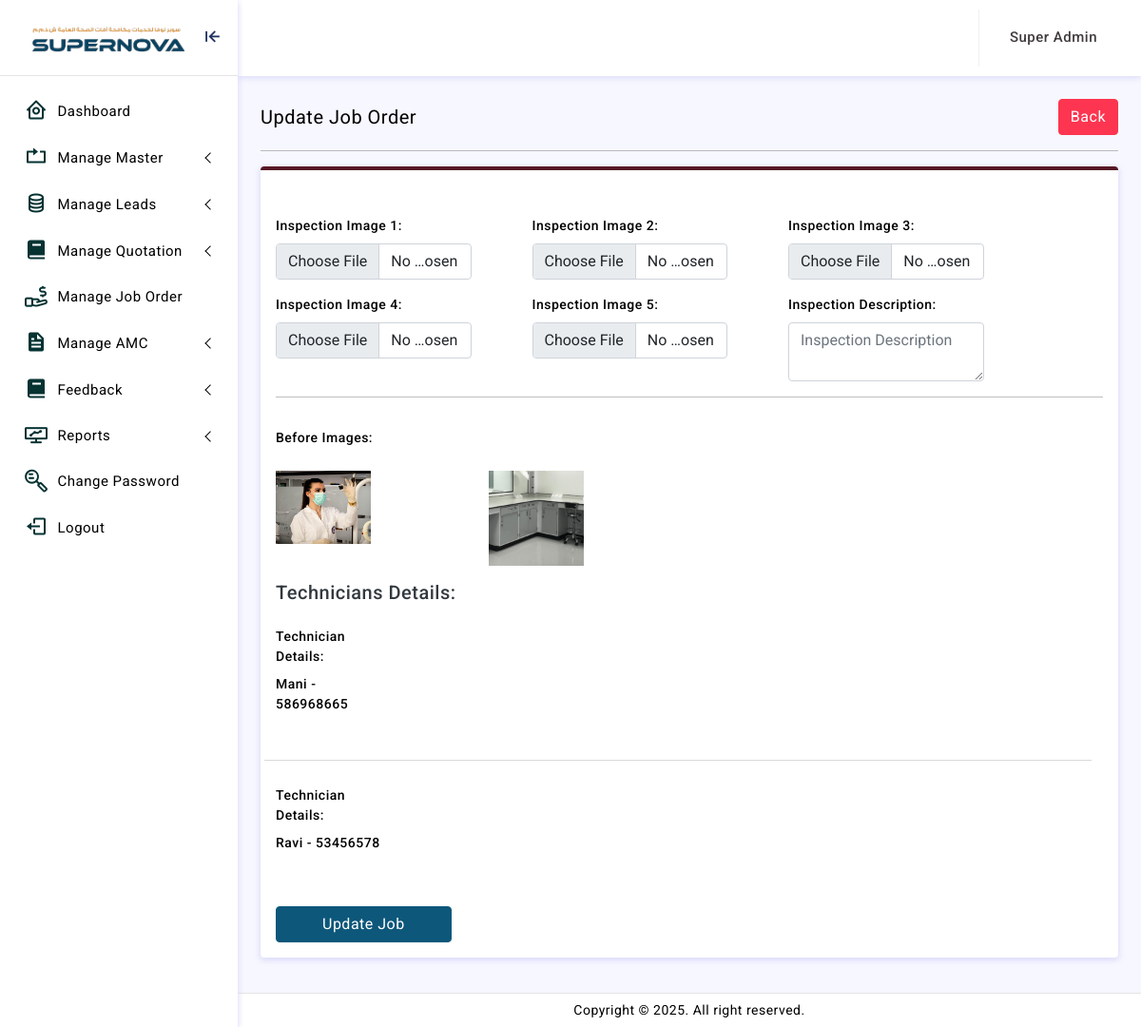
Screenshot of /adminln/supervisor-edit-job.php?id=4 (signed in) with the database file from the repository.
### tables this page shows
CREATE TABLE `job_order_details` (
  `id` int(11) NOT NULL,
  `job_order_id` int(11) NOT NULL,
  `inspection_image1` varchar(255) NOT NULL,
  `inspection_image2` varchar(255) NOT NULL,
  `inspection_image3` varchar(255) NOT NULL,
  `inspection_image4` varchar(255) NOT NULL,
  `inspection_image5` varchar(255) NOT NULL,
  `inspection_description` text NOT NULL,
  `before_image1` varchar(255) NOT NULL,
  `before_image2` varchar(255) NOT NULL,
  `before_image3` varchar(255) NOT NULL,
  `before_image4` varchar(255) NOT NULL,
  `before_image5` varchar(255) NOT NULL,
  `service_image1` varchar(255) NOT NULL,
  `service_image2` varchar(255) NOT NULL,
  `service_image3` varchar(255) NOT NULL,
  `service_image4` varchar(255) NOT NULL,
  `service_image5` varchar(255) NOT NULL,
  `after_image1` varchar(255) NOT NULL,
  `after_image2` varchar(255) NOT NULL,
  `after_image3` varchar(255) NOT NULL,
  `after_image4` varchar(255) NOT NULL,
  `after_image5` varchar(255) NOT NULL
);

CREATE TABLE `technician_log` (
  `id` int(11) NOT NULL,
  `job_order_id` int(11) NOT NULL,
  `supervisor_id` int(11) NOT NULL,
  `technician_id` int(11) NOT NULL,
  `technician_name` varchar(255) NOT NULL,
  `technician_mobile` int(11) NOT NULL,
  `clock_in_time` varchar(150) NOT NULL,
  `clock_out_time` varchar(150) NOT NULL,
  `created_datetime` datetime NOT NULL
);

### adminln/supervisor-edit-job.php (the view, shortened to what this page needs)
<?php
function main() {
extract($_REQUEST);
include 'dilg/cnt/join.php';
$ID=$_GET['id'];
?>
<div class="page-breadcrumb d-sm-flex align-items-center mb-3">
<div class="breadcrumb-title border-0 pe-3">Update Job Order</div>
<div class="ms-auto">
<div class="col">
<a href="supervisor-list-job.php" class="text-white btn btn-danger">Back</a>
</div>
</div>
</div>
<hr/>
<form action="#" method="post" enctype="multipart/form-data" >
<div class="row form-label">
<div class="col-xl-12 ">
<div class="card border-top border-0 border-4 border-primary">
<div class="card-body p-5">
<?
$select_job_order_Det=mysqli_query($conn,"select * from job_order_details where job_order_id='$ID'");
$row_job_details=mysqli_fetch_array($select_job_order_Det);
$inspection_image1=$row_job_details['inspection_image1'];
$inspection_image2=$row_job_details['inspection_image2'];
$inspection_image3=$row_job_details['inspection_image3'];
$inspection_image4=$row_job_details['inspection_image4'];
$inspection_image5=$row_job_details['inspection_image5'];
$inspection_description=$row_job_details['inspection_description'];
$before_image1=$row_job_details['before_image1'];
$before_image2=$row_job_details['before_image2'];
$before_image3=$row_job_details['before_image3'];
$before_image4=$row_job_details['before_image4'];
$before_image5=$row_job_details['before_image5'];
    ?>
    <?if($inspection_image1!=''){?>
<div class="row g-3">
<div class="col-md-12 me-5">
<label class="form-label">Inspection Images: </label>
<div class="row">
<div class="col-md-3 col-sm-6 w-sm-50">
<p><a href="uploads/job-inspection-images/<?=$inspection_image1;?>" class="btn-gallery">
<img src="uploads/job-inspection-images/<?=$inspection_image1;?>" width="100px" class="mt-3"></a></p>
</div>
<?if($inspection_image2!=''){?>
<div class="col-md-3 col-sm-6 w-sm-50">
<p><a href="uploads/job-inspection-images/<?=$inspection_image2;?>" class="btn-gallery">
<img src="uploads/job-inspection-images/<?=$inspection_image2;?>" width="100px" class="mt-3"></a></p>
</div>
<?}if($inspection_image3!=''){?>
<div class="col-md-3 col-sm-6 w-sm-50">
<p><a href="uploads/job-inspection-images/<?=$inspection_image3;?>" class="btn-gallery">
<img src="uploads/job-inspection-images/<?=$inspection_image3;?>" width="100px" class="mt-3"></a></p>
</div>
<?}if($inspection_image4!=''){?>
<div class="col-md-3 col-sm-6 w-sm-50">
<p><a href="uploads/job-inspection-images/<?=$inspection_image4;?>" class="btn-gallery">
<img src="uploads/job-inspection-images/<?=$inspection_image4;?>" width="100px" class="mt-3"></a></p>
</div>
<?}if($inspection_image5!=''){?>
<div class="col-md-3 col-sm-6 w-sm-50">
<p><a href="uploads/job-inspection-images/<?=$inspection_image5;?>" class="btn-gallery">
<img src="uploads/job-inspection-images/<?=$inspection_image5;?>" width="100px" class="mt-3"></a></p>
</div>
<?}if($inspection_description!=''){?>
<label class="form-label mt-3">Inspection Description: </label>
<p ><?=$inspection_description;?></p>
<?}?>
</div>
</div>
</div>
<?}else{?>
    <div class="row g-3 mt-3">
<div class="col-md-3 me-5">
<label class="form-label">Inspection Image 1: </label>
<input type="file" required name="inspection_image1" id="inspection_image1" class="form-control">
</div>
<div class="col-md-3 me-5">
<label class="form-label">Inspection Image 2: </label>
<input type="file" name="inspection_image2" class="form-control">
</div>
<div class="col-md-3 me-5">
<label class="form-label">Inspection Image 3: </label>
<input type="file" name="inspection_image3" class="form-control">
</div>
<div class="col-md-3 me-5">
<label class="form-label">Inspection Image 4: </label>
<input type="file" name="inspection_image4" class="form-control">
</div>
<div class="col-md-3 me-5">
<label class="form-label">Inspection Image 5: </label>
<input type="file" name="inspection_image5" class="form-control">
</div>
<div class="col-md-3 me-5">
<label class="form-label">Inspection Description: </label>
<textarea  name="inspection_description" placeholder="Inspection Description" id="inspection_description" class="form-control"></textarea>
</div>
</div>
<hr>
    <?}?>
<? if($before_image1=='' ){?>
<div class="row g-3">
<h6>Before Images:</h6>
<div class="col-md-3 me-5">
<label class="form-label">Before Image 1: </label>
<input type="file" <? if($type_of_report!='0' ){echo "required";}?> name="image1" class="form-control">
</div>
<div class="col-md-3 me-5">
<label class="form-label">Before Image 2: </label>
<input type="file" name="image2" class="form-control">
</div>
<div class="col-md-3 me-5">
<label class="form-label">Before Image 3: </label>
<input type="file" name="image3" class="form-control">
</div>
<div class="col-md-3 me-5">
<label class="form-label">Before Image 4: </label>
<input type="file" name="image4" class="form-control">
</div>
<div class="col-md-3 me-5">
<label class="form-label">Before Image 5: </label>
<input type="file" name="image5" class="form-control">
</div>
<hr>
</div>
<?}else{?>
<div class="row g-3 mt-0">
<div class="col-md-12 me-5">
<label class="form-label">Before Images: </label>
<div class="row">
<div class="col-md-3 col-sm-6 w-sm-50">
<p><a href="uploads/before-images/<?=$before_image1;?>" class="btn-gallery">
<img src="uploads/before-images/<?=$before_image1;?>" width="100px" class="mt-3"></a></p>
</div>
<?if($before_image2!=''){?>
<div class="col-md-3 col-sm-6 w-sm-50">
<p><a href="uploads/before-images/<?=$before_image2;?>" class="btn-gallery">
<img src="uploads/before-images/<?=$before_image2;?>" width="100px" class="mt-3"></a></p>
</div>
<?}if($before_image3!=''){?>
<div class="col-md-3 col-sm-6 w-sm-50">
<p><a href="uploads/before-images/<?=$before_image3;?>" class="btn-gallery">
<img src="uploads/before-images/<?=$before_image3;?>" width="100px" class="mt-3"></a></p>
</div>
<?}if($before_image4!=''){?>
<div class="col-md-3 col-sm-6 w-sm-50">
<p><a href="uploads/before-images/<?=$before_image4;?>" class="btn-gallery">
<img src="uploads/before-images/<?=$before_image4;?>" width="100px" class="mt-3"></a></p>
</div>
<?}if($before_image5!=''){?>
<div class="col-md-3 col-sm-6 w-sm-50">
<p><a href="uploads/before-images/<?=$before_image5;?>" class="btn-gallery">
<img src="uploads/before-images/<?=$before_image5;?>" width="100px" class="mt-3"></a></p>
</div>
<?}?>
</div>
</div>
</div>
<?}?>
<div class="row">
    <h5>Technicians Details:</h5>
<?
$select_technician=mysqli_query($conn,"select * from technician_log where job_order_id='$ID'");
$Sno=0;
while($row_technican=mysqli_fetch_array($select_technician)){
$Sno=$Sno+1;
$technician_name=$row_technican['technician_name'];
$technician_mobile=$row_technican['technician_mobile'];
?>
<div class="row mt-3">
<?if ($Sno>>1) {
?>
<div class="mt-4 mb-3 bdr-tp-gray">
</div>
<?}
?>
    <div class="col-md-3  col-lg-3 col-xl-2 ">
<label class="form-label">Technician Details: </label><br>
<label class="form-label"><?=$technician_name." - ".$technician_mobile?></label>
</div>
</div>
<?}?>
</div>
<div class="col-md-9 align-self-center mt-5">
<input type="submit" name="Submit" id="submit-btn" class="btn btn-primary px-5" value="Update Job" >
</div>
</div>
</div>
</div>
</form>
<?php
}
include 'template.php';
?>

### adminln/assets/css/app.css (style rules this page uses)
body { font-size: 14px; color: #000; letter-spacing: .5px; background: #f7f7ff; overflow-x: hidden; font-family: Roboto, sans-serif }
a { text-decoration: none }
.breadcrumb-title { font-size: 20px; border-right: 1.5px solid #aaa4a4 }
input::placeholder { color: #000!important; opacity: .3!important }
.bdr-tp-gray { border-top: 1px solid rgba(128, 128, 128, 0.3); padding-top: 10px; }
.btn-gallery img { max-width: 300px; height: auto; }

### rows the page displays
job_order_details: before_image1 (picture), before_image2 (picture)
technician_log: technician_name "Mani", technician_mobile "586968665"
technician_log: technician_name "Ravi", technician_mobile "53456578"

### other values shown
$usertype_name "Super Admin"
